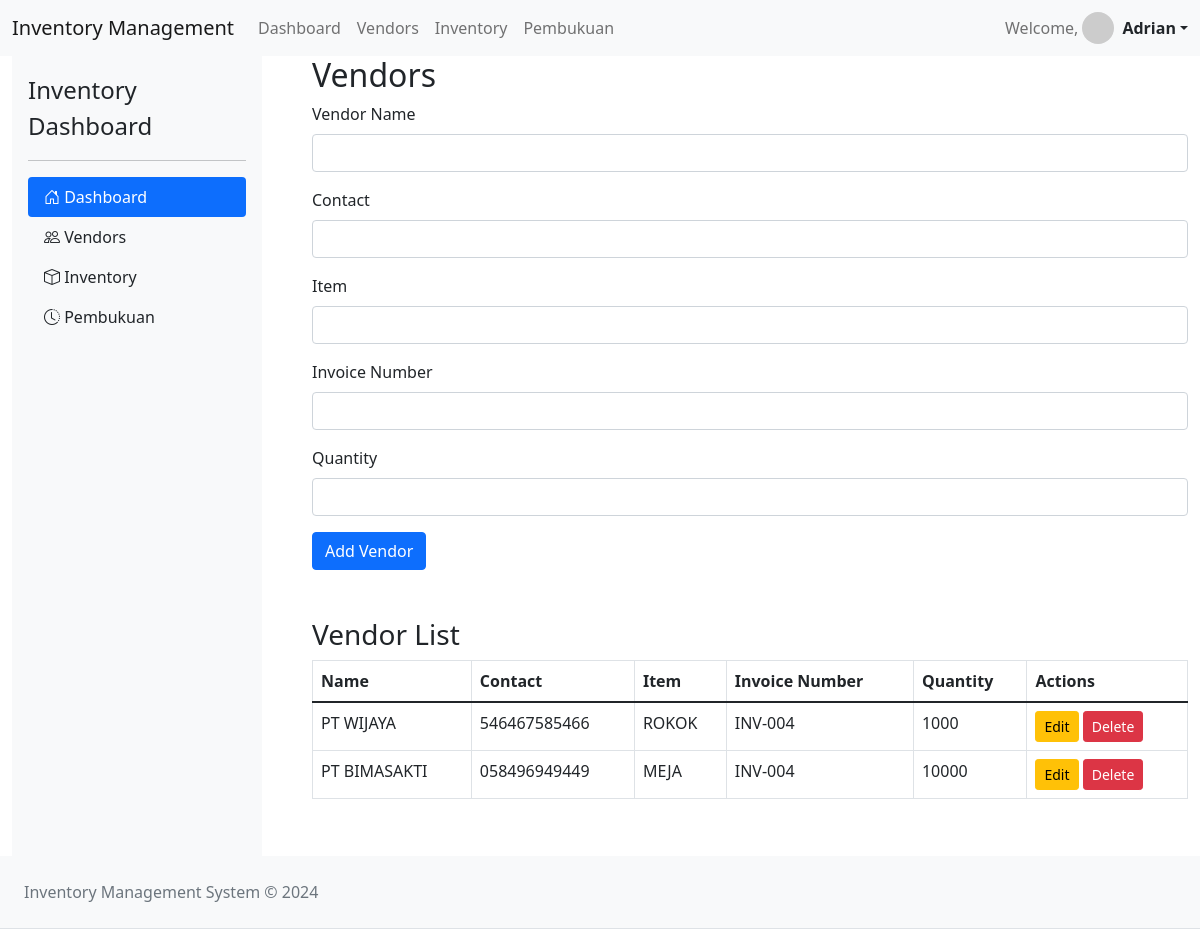
The app's page /pages/vendors.php (signed in) with its own data.
### tables this page shows
CREATE TABLE `vendors` (
  `id` int(11) NOT NULL,
  `name` varchar(100) DEFAULT NULL,
  `contact` varchar(50) DEFAULT NULL,
  `nomor_invoice` varchar(50) DEFAULT NULL,
  `quantity` int(11) DEFAULT 0,
  `item` varchar(100) DEFAULT NULL
);

### database/functions.php (called while the page is built, shortened)
<?php
function getAllVendors() {
    global $conn;
    $query = "SELECT * FROM vendors";
    $stmt = $conn->prepare($query);
    $stmt->execute();
    $result = $stmt->get_result();
    return $result->fetch_all(MYSQLI_ASSOC);
}

### pages/vendors.php (the view, shortened to what this page needs)
<?php
include '../include/header.php';
include '../database/koneksi.php';
include '../database/functions.php';
$vendors = getAllVendors();
?>
<div class="container-fluid">
    <div class="row">
        <div class="col-3">
            <?php include '../include/sidebar.php'; ?>
        </div>
        <div class="col-9">
        <h2>Vendors</h2>
    <form method="POST" action="vendors.php">
        <div class="mb-3">
            <label for="name" class="form-label">Vendor Name</label>
            <input type="text" class="form-control" id="name" name="name" required>
        </div>
        <div class="mb-3">
            <label for="contact" class="form-label">Contact</label>
            <input type="text" class="form-control" id="contact" name="contact" required>
        </div>
        <div class="mb-3">
            <label for="item" class="form-label">Item</label>
            <input type="text" class="form-control" id="item" name="item" required>
        </div>
        <div class="mb-3">
            <label for="nomor_invoice" class="form-label">Invoice Number</label>
            <input type="text" class="form-control" id="nomor_invoice" name="nomor_invoice" required>
        </div>
        <div class="mb-3">
            <label for="quantity" class="form-label">Quantity</label>
            <input type="number" class="form-control" id="quantity" name="quantity" required>
        </div>
        <button type="submit" name="addVen" class="btn btn-primary">Add Vendor</button>
    </form>
    <h3 class="mt-5">Vendor List</h3>
    <table class="table table-bordered">
        <thead>
            <tr>
                <th>Name</th>
                <th>Contact</th>
                <th>Item</th>
                <th>Invoice Number</th>
                <th>Quantity</th>
                <th>Actions</th>
            </tr>
        </thead>
        <tbody>
            <?php foreach ($vendors as $vendor): ?>
                <tr>
                    <td><?= htmlspecialchars($vendor['name']); ?></td>
                    <td><?= htmlspecialchars($vendor['contact']); ?></td>
                    <td><?= htmlspecialchars($vendor['item']); ?></td>
                    <td><?= htmlspecialchars($vendor['nomor_invoice']); ?></td>
                    <td><?= htmlspecialchars($vendor['quantity']); ?></td>
                    <td>
                        <a href="edit_vendors.php?edit=<?= $vendor['id']; ?>" class="btn btn-warning btn-sm">Edit</a>
                        <a href="vendors.php?delete=<?= $vendor['id']; ?>" class="btn btn-danger btn-sm" onclick="return confirm('Are you sure?');">Delete</a>
                    </td>
                </tr>
            <?php endforeach; ?>
        </tbody>
    </table>
        </div>
    </div>
</div>
<?php include '../include/footer.php'; ?>

### records on screen
vendors: name "PT WIJAYA", contact "546467585466", item "ROKOK", nomor_invoice "INV-004", quantity "1000"
vendors: name "PT BIMASAKTI", contact "058496949449", item "MEJA", nomor_invoice "INV-004", quantity "10000"

### other values on screen
$_SESSION['admin_name'] "Adrian"
